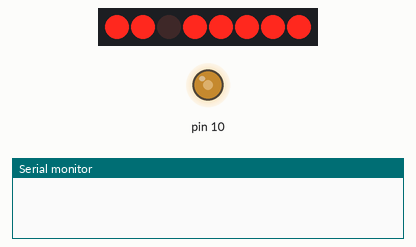
A sketch run on a simulated Arduino Uno, built with avr-gcc and run on an emulated ATmega328P. Parts: 8 shift-register outputs drawn as a row of LEDs (first output left, lit = HIGH), output pins drawn as LEDs (lit = HIGH), the last lines printed to the serial monitor. Pins used as bus, display or sensor lines are not drawn.

Above: at 0.1 s.
At 1.1 s:
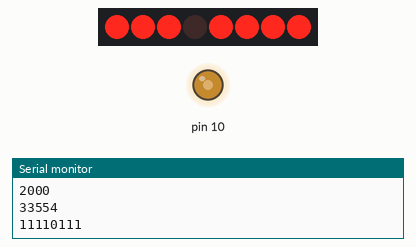
Timing chart, 0 to 2.6 s (numbered marks = the images above):
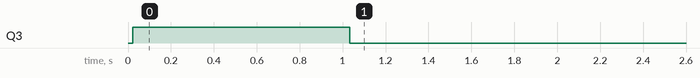

Measured:
- by itself, Q3: HIGH → LOW at 1.0 s

The sketch:

SPI_TEST_V2.ino
```cpp
#include <SPI.h>
//#include "TimerOne.h"
//#include <avr/io.h>
//#include <avr/interrupt.h>

// Define SPI Slave Select Pins
const int SS_DAC_1 = 6;
const int SS_ADC_1 = 7;
const int SS_DAC_2 = 8;
const int SS_ADC_2 = 9;

const int dataPin = 4;
const int clockPin = 13;
const int SHIFT_LATCH = 2;


// SPI Speed and mode settings
SPISettings mode0(1000000, MSBFIRST, SPI_MODE0);
SPISettings mode1(1000000, MSBFIRST, SPI_MODE1);
SPISettings mode2(1000000, MSBFIRST, SPI_MODE2);
SPISettings mode3(1000000, MSBFIRST, SPI_MODE3);

void setup() {
  //Timer1.initialize(1);
  //Timer1.pwm(10, 512);


  // Set SS to Output
  pinMode(SS_DAC_1, OUTPUT);
  pinMode(SS_ADC_1, OUTPUT);
  pinMode(SS_DAC_2, OUTPUT);
  pinMode(SS_ADC_2, OUTPUT);
  pinMode(SHIFT_LATCH, OUTPUT);
  pinMode(dataPin, OUTPUT);
  pinMode(clockPin, OUTPUT);
  pinMode(10, OUTPUT);

  analogWrite(10, 127);

  // Initialize SPI
  SPI.begin();

  //Initialize DACs
  initDACs();

  //Initialize Freq Gen
  writeFreqGen(4000);

  writeFreqDigitalPot(100);

  Serial.begin(9600);
  delay(1000);
}

void loop() {
  //slaveRegister(3);
  //latch();

  //setDAC(1, 2); // Set DAC_2 to 4.8 Volts

  /*
  for(int i = 0; i <= 255; i++){
    //writeNegitiveDigitalPot(i);
    writeFreqDigitalPot(i);
    Serial.println(i);
    delay(100);
  }
  */

  //writeFreqDigitalPot(8);

  writeFreqGen(2000);


  //Serial.println();
  delay(1000);

}

/*
 * Function Name:   initDACs()
 *
 * Description:
 *      Initializes both DACs by writing the proper values to command register
 *
 * Params:
 *
 * Notes:
 *
 */
void initDACs(){
  SPI.beginTransaction(mode1);
  digitalWrite(SS_DAC_1, LOW);
  SPI.transfer(0b01000000);
  SPI.transfer(0b10000000);
  SPI.transfer(0b0000000);
  digitalWrite(SS_DAC_1, HIGH);
  SPI.endTransaction();

  SPI.beginTransaction(mode1);
  digitalWrite(SS_DAC_2, LOW);
  SPI.transfer(0b01000000);
  SPI.transfer(0b10000000);
  SPI.transfer(0b0000000);
  digitalWrite(SS_DAC_2, HIGH);
  SPI.endTransaction();
}

/*
 * Function Name:  setDAC()
 *
 * Description:
 *      Sets the specified voltage for the specified channel
 *
 * Params:
 *      voltage -     the voltage value to be set
 *      DAC_Number -  the channel number of the DAC of interest
 *
 * Notes:
 *      Currently does not write the specified voltage, only writes 4.8 Volts
 */
void setDAC(double voltage, int DAC_Number){
  // Convert voltage to 16 bit DAC value (1 bit = 0.000076293945313 Volts)
  float floatingDAC_Value = (voltage / 0.000076293945313) + 0.5; // Approximate voltage
  uint32_t DAC_Value = floatingDAC_Value;

  // DAC command bits
  uint32_t writeInput=     0b00010000; // Write input register
  uint32_t updateDAC =     0b00100000; // Update DAC
  uint32_t writeDACInput = 0x00030000; // Write both DAC and input register
  uint32_t writeControl =  0x00040000; // Write control register

  // Combine command and DAC value and break up 24 bits into 3 bytes
  //uint32_t SPI_Command = writeDACInput << 8; // Write Command data and shift 12 bits
  //Serial.println(SPI_Command);
  uint32_t SPI_Command = writeDACInput | DAC_Value;                   // Bitwise Or DAC value
  SPI_Command <<= 4;

  uint8_t Byte[3] = {0x00, 0x00, 0x00};       // Make byte array initialize to 0
  Byte[0] = (SPI_Command >> 16);  // Write first byte
  Byte[1] = (SPI_Command >> 8);   // Write second byte
  Byte[2] = (SPI_Command);        // Write third byte

  SPI.beginTransaction(mode1);
  if(DAC_Number == 1){
    digitalWrite(SS_DAC_1, LOW);
    //SPI.transfer(Byte[0]);
    //SPI.transfer(Byte[2]);
    //SPI.transfer(Byte[3]);
    SPI.transfer(0b00111111);
    SPI.transfer(0b01011100);
    SPI.transfer(0b1111000);
    digitalWrite(SS_DAC_1, HIGH);
  }else if(DAC_Number == 2){
    digitalWrite(SS_DAC_2, LOW);
    //SPI.transfer(Byte[0]);
    //SPI.transfer(Byte[2]);
    //SPI.transfer(Byte[3]);
    SPI.transfer(0b00111000);
    SPI.transfer(0b00000000);
    SPI.transfer(0b00001000);
    digitalWrite(SS_DAC_2, HIGH);
  }else{
    Serial.println("Nope Chuck Testa");
  }
  SPI.endTransaction();

}

/*
 * Function Name:   slaveRegister(int slaveBit)
 *
 * Description:
 *      Writes the proper slave bit
 *
 * Params:
 *      int slaveBit - the pin that will go low on the slave register
 *
 * Notes:
 *
 */
void slaveRegister(int slaveBit){
  SPI.end();

  delay(10);
  uint8_t slaveByte = 0xFF;
  if(slaveBit == 0){
    slaveByte = 0xFE;
  }else if(slaveBit == 1){
    slaveByte = 0xFD;
  }else if(slaveBit == 2){
    slaveByte = 0xFB;
  }else if(slaveBit == 3){
    slaveByte = 0xF7;
  }else if(slaveBit == 4){
    slaveByte = 0xFE;
  }else if(slaveBit == 5){
    slaveByte = 0xDF;
  }else if(slaveBit == 6){
    slaveByte = 0xBF;
  }else if(slaveBit == 7){
    slaveByte = 0x7F;
  }else{
    slaveByte = 0xFF;
  }
  Serial.println(slaveByte, BIN);
  digitalWrite(SHIFT_LATCH, LOW);

  shiftOut(dataPin, clockPin, MSBFIRST, slaveByte);

  SPI.begin();
}

/*
 * Function Name:   latch()
 *
 * Description:
 *      latches the shift register
 *
 * Params:
 *
 * Notes:
 *      this is required because the shift register and mosi devices share a clock pin
 */
void latch(){
  digitalWrite(SHIFT_LATCH, HIGH);

  digitalWrite(SHIFT_LATCH, LOW);
}

/*
 * Function Name:   writeNegitiveDigitalPot()
 *
 * Description:
 *      Writes a value to the AD5290 digital Pot
 *
 * Params:
 *
 * Notes:
 *
 */
void writeNegitiveDigitalPot(uint8_t value){
  slaveRegister(1);               //Write SS 1 low
  latch();
  digitalWrite(dataPin, HIGH);
  SPI.beginTransaction(mode0);
  SPI.transfer(value);
  SPI.endTransaction();
  latch();
  digitalWrite(dataPin, LOW);

}

/*
 * Function Name:   writeFreqGen()
 *
 * Description:
 *      Writes frequency and phase to the AD9833
 *
 * Params:
 *
 * Notes:
 *
 */
void writeFreqGen(long frequency){
  int MSB;
  int LSB;
  int phase = 0;

  //We can't just send the actual frequency, we have to calculate the "frequency word".
  //This amounts to ((desired frequency)/(reference frequency)) x 0x10000000.
  //calculated_freq_word will hold the calculated result.
  long calculated_freq_word;
  float AD9833Val = 0.00000000;

  AD9833Val = (((float)(frequency))/16000000);
  calculated_freq_word = AD9833Val*0x10000000;
  Serial.println(frequency);
  Serial.println(calculated_freq_word);

  //Once we've got that, we split it up into separate bytes.
  MSB = (int)((calculated_freq_word & 0xFFFC000)>>14); //14 bits
  LSB = (int)(calculated_freq_word & 0x3FFF);

  //Set control bits DB15 ande DB14 to 0 and one, respectively, for frequency register 0
  LSB |= 0x4000;
  MSB |= 0x4000;

  phase &= 0xC000;

  slaveRegister(3);
  latch();

  WriteRegisterAD9833(0x2100); // Write command register

  //Set the frequency==========================
  WriteRegisterAD9833(LSB); //lower 14 bits
  WriteRegisterAD9833(MSB); //upper 14 bits
  WriteRegisterAD9833(phase); //mid-low

  digitalWrite(dataPin, HIGH);

  //Power it back up
  //WriteRegisterAD9833(0x2020); //square
  //WriteRegisterAD9833(0x2000); //sin
  WriteRegisterAD9833(0x2002); //triangle

  latch();
  digitalWrite(dataPin, LOW);
}

/*
 * Function Name:   WriteRegisterAD9833()
 *
 * Description:
 *      Writes data to the AD9833 Frequency Generator
 *
 * Params:
 *     int dat - the data to be written
 *
 * Notes:
 *
 */
void WriteRegisterAD9833(int dat){
  SPI.beginTransaction(mode2);
  SPI.transfer(highByte(dat));
  SPI.transfer(lowByte(dat));
  SPI.endTransaction();
}

/*
 * Function Name:   writeFreqDigitalPot()
 *
 * Description:
 *      Writes a value to the MCP4151 digital Pot for frequency amplitude
 *
 * Params:
 *      int level - an 8 bit number to set the resistance
 *
 * Notes:
 *
 */
void writeFreqDigitalPot(int level){
  slaveRegister(2);
  latch();
  digitalWrite(dataPin, HIGH);
  SPI.beginTransaction(mode0);
  SPI.transfer(0);      //Choose the register to write to
  SPI.transfer(level);  //Set the level (0-255)
  SPI.endTransaction();
  latch();
  digitalWrite(dataPin, LOW);
}
```
